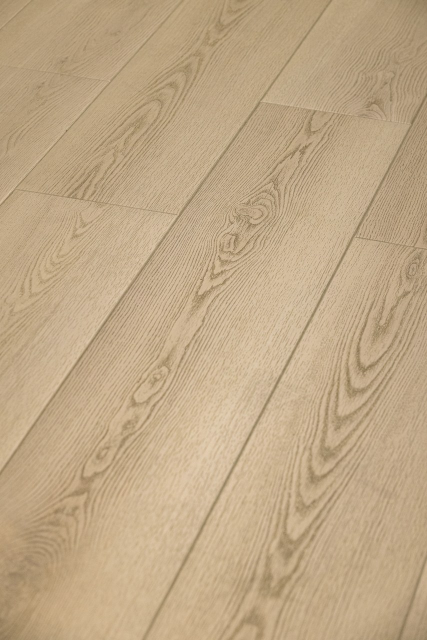
#> input picture assets/bevel_ref.jpg, 854 x 1280 px (shown at 1/2 size)
$ python -i storage_assets.py   (imports and definitions only)
#> lines starting #> are read from the running program, lines starting #| are printed output that depends on the picture
"""Low-level managed image and thumbnail storage helpers."""

from __future__ import annotations

import glob
import hashlib
import io
import os
import tempfile
import threading
from typing import Optional

from PIL import Image


SAMPLE_DIR_NAME = "_samples"
THUMB_CACHE_VERSION = "v2"
_asset_write_lock = threading.Lock()
_asset_lifecycle_lock = threading.RLock()


def asset_lifecycle_lock() -> threading.RLock:
    return _asset_lifecycle_lock


def sha256_bytes(data: bytes) -> str:
    return hashlib.sha256(data).hexdigest()


def sha256_file(path: str) -> str:
    digest = hashlib.sha256()
    with open(path, "rb") as handle:
        for chunk in iter(lambda: handle.read(1024 * 1024), b""):
            digest.update(chunk)
    return digest.hexdigest()


def _atomic_write_bytes(path: str, data: bytes) -> None:
    os.makedirs(os.path.dirname(path), exist_ok=True)
    if os.path.isfile(path) and sha256_file(path) == sha256_bytes(data):
        return
    fd, tmp = tempfile.mkstemp(prefix=".asset_", suffix=".tmp", dir=os.path.dirname(path))
    try:
        with os.fdopen(fd, "wb") as handle:
            handle.write(data)
            handle.flush()
            os.fsync(handle.fileno())
        os.replace(tmp, path)
        tmp = ""
    finally:
        if tmp and os.path.exists(tmp):
            try:
                os.remove(tmp)
            except OSError:
                pass


def sample_jpeg_bytes(image_or_path, *, max_width: int = 400) -> bytes:
#> called with image_or_path = 'assets/bevel_ref.jpg', max_width = 400
    if isinstance(image_or_path, str):
        with Image.open(image_or_path) as opened:
#> opened is the input picture: PIL image 854x1280 RGB; mean R, G, B 191.4, 167.6, 134.5
            image = opened.copy()
    else:
        image = image_or_path.copy()
    try:
        if max_width and image.width > max_width:
            height = max(1, int(image.height * max_width / image.width))
#> height = 599
            image = image.resize((max_width, height), Image.Resampling.LANCZOS)
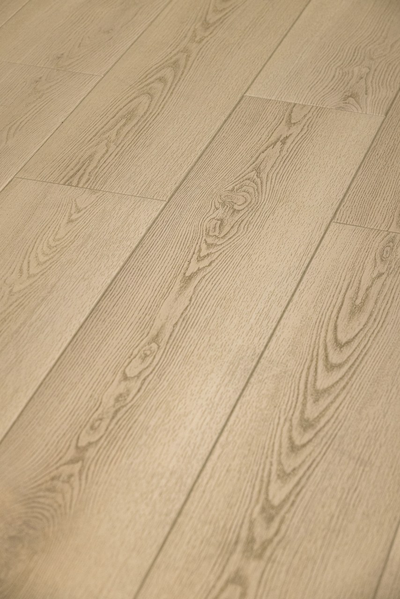
#> image: PIL image 400x599 RGB; mean R, G, B 191.4, 167.6, 134.5
        if image.mode != "RGB":
            image = image.convert("RGB")
        buffer = io.BytesIO()
        image.save(buffer, format="JPEG", quality=85)
        return buffer.getvalue()
    finally:
        try:
            image.close()
        except Exception:
            pass


def normalize_sample_bytes(data: bytes) -> bytes:
    """Validate legacy bytes and normalize non-JPEG input to the sample contract."""
    with Image.open(io.BytesIO(data)) as opened:
#> opened: PIL image 400x599 RGB
        opened.verify()
    with Image.open(io.BytesIO(data)) as opened:
        if (opened.format or "").upper() == "JPEG" and opened.width <= 400:
            return data
        return sample_jpeg_bytes(opened, max_width=400)


def store_sample_bytes(data: bytes, output_dir: str) -> str:
    normalized = normalize_sample_bytes(data)
    digest = sha256_bytes(normalized)
    rel = f"{SAMPLE_DIR_NAME}/{digest}.jpg"
    target = os.path.join(output_dir, *rel.split("/"))
    with _asset_write_lock:
        _atomic_write_bytes(target, normalized)
        if sha256_file(target) != digest:
            raise OSError(f"sample asset hash verification failed: {target}")
    return rel


def store_sample_image(image_or_path, output_dir: str) -> str:
    return store_sample_bytes(sample_jpeg_bytes(image_or_path), output_dir)


# [7 lines left out: function output_thumb_cache_path, not called in this run]


def output_thumb_prefix(source: str) -> str:
    return hashlib.sha256(os.path.normcase(os.path.realpath(source)).encode("utf-8")).hexdigest()[:20]


# [37 lines left out: functions purge_output_thumbnails, clear_thumbnail_cache, not called in this run]


__all__ = [
    "SAMPLE_DIR_NAME", "THUMB_CACHE_VERSION", "asset_lifecycle_lock", "clear_thumbnail_cache",
    "normalize_sample_bytes", "output_thumb_cache_path", "purge_output_thumbnails",
    "sample_jpeg_bytes", "sha256_bytes", "sha256_file", "store_sample_bytes",
    "store_sample_image",
]

>>> result = store_sample_image('assets/bevel_ref.jpg', 'out.png')
